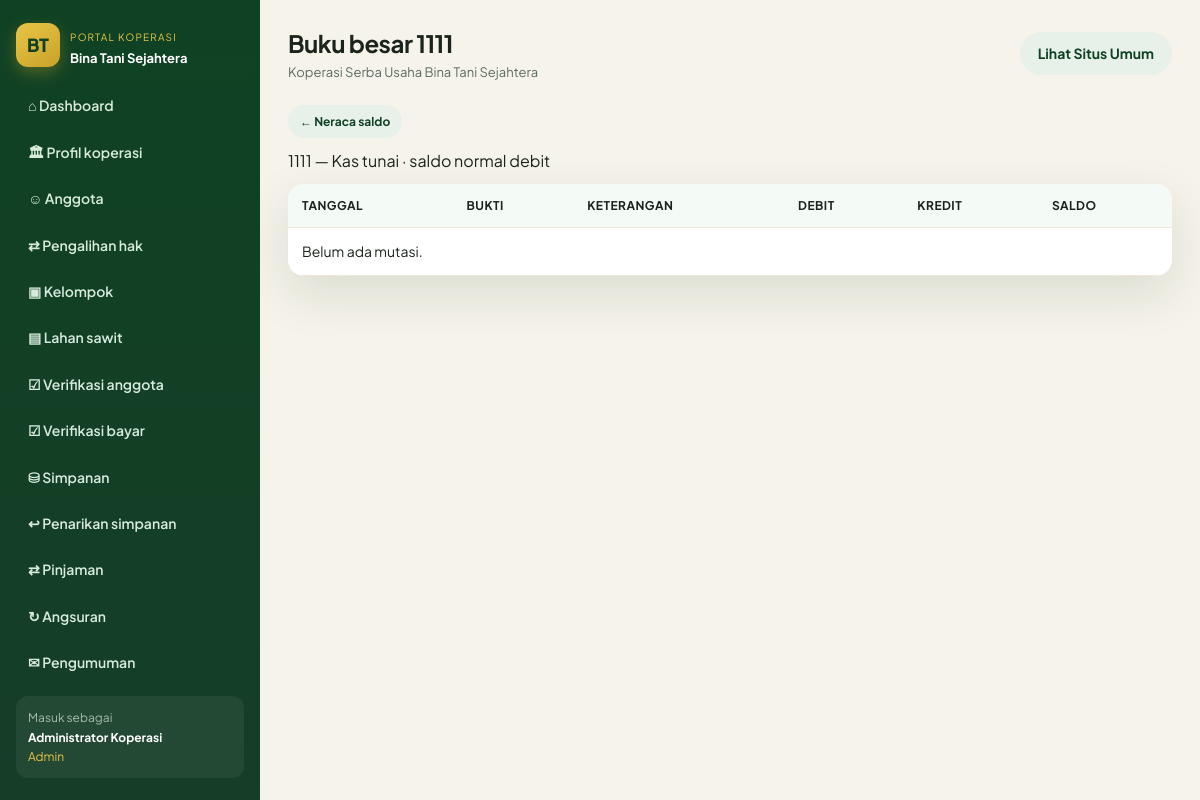
Page /akuntansi_buku.php (signed in) on the committed database.
### tables this page shows
CREATE TABLE IF NOT EXISTS coa_akun (
  kode VARCHAR(10) PRIMARY KEY,
  nama VARCHAR(120) NOT NULL,
  kategori VARCHAR(30) NOT NULL,
  saldo_normal ENUM('debit','kredit') NOT NULL DEFAULT 'debit'
);

CREATE TABLE IF NOT EXISTS pengaturan (
  id INT PRIMARY KEY DEFAULT 1,
  nama_koperasi VARCHAR(150) DEFAULT 'Koperasi Serba Usaha Bina Tani Sejahtera',
  alamat TEXT,
  telepon VARCHAR(30),
  email VARCHAR(80),
  tahun_berdiri YEAR,
  tanggal_berdiri DATE NULL,
  ketua VARCHAR(100),
  visi TEXT,
  misi TEXT,
  bagi_hasil_persen DECIMAL(5,2) NOT NULL DEFAULT 1.00,
  simpanan_pokok DECIMAL(15,2) NOT NULL DEFAULT 500000,
  simpanan_wajib DECIMAL(15,2) NOT NULL DEFAULT 50000
);

### config.php (called while the page is built, shortened)
<?php
function db(): PDO {
    static $pdo = null;
    if ($pdo !== null) {
        return $pdo;
    }
    $attempts = [
        [DB_USER, DB_PASS],
        ['root', ''],
        ['root', 'root'],
        ['koperasi', 'koperasi123'],
    ];
    $last = null;
    foreach ($attempts as [$user, $pass]) {
        try {
            $pdo = new PDO(
                'mysql:host=' . DB_HOST . ';dbname=' . DB_NAME . ';charset=utf8mb4',
                $user,
                $pass,
                [
                    PDO::ATTR_ERRMODE => PDO::ERRMODE_EXCEPTION,
                    PDO::ATTR_DEFAULT_FETCH_MODE => PDO::FETCH_ASSOC,
                ]
            );
            return $pdo;
        } catch (Throwable $e) {
            $last = $e;
        }
    }
    throw $last ?? new RuntimeException('Gagal konek database');
}
function setting(): array {
    static $s = null;
    if ($s === null) {
        $s = db()->query('SELECT * FROM pengaturan WHERE id = 1')->fetch() ?: [];
    }
    return $s;
}
function e($s): string {
    return htmlspecialchars((string)$s, ENT_QUOTES, 'UTF-8');
}
function auth(): ?array {
    if (!empty($_SESSION['user'])) {
        return $_SESSION['user'];
    }
    return null;
}

### akuntansi_buku.php (the view, shortened to what this page needs)
<?php
require __DIR__ . '/config.php';
$kode = preg_replace('/\D/', '', $_GET['kode'] ?? '1111');
$st = db()->prepare('SELECT * FROM coa_akun WHERE kode=?');
$st->execute([$kode]);
$akun = $st->fetch();
$title = 'Buku besar ' . $akun['kode'];
$rows = db()->prepare("SELECT j.tanggal, j.no_bukti, j.keterangan, d.posisi, d.nominal
    FROM jurnal_detail d JOIN jurnal j ON j.id=d.jurnal_id
    WHERE d.kode_akun=? ORDER BY j.tanggal, j.id");
$rows->execute([$kode]);
$rows = $rows->fetchAll();
$saldo = 0;
include __DIR__ . '/includes/app_header.php';
?>
<p><a class="btn btn-ghost btn-sm" href="akuntansi.php">← Neraca saldo</a></p>
<p style="margin:10px 0;"><?= e($akun['kode'].' — '.$akun['nama']) ?> · saldo normal <?= e($akun['saldo_normal']) ?></p>
<div class="table-wrap">
  <table>
    <thead><tr><th>Tanggal</th><th>Bukti</th><th>Keterangan</th><th>Debit</th><th>Kredit</th><th>Saldo</th></tr></thead>
    <tbody>
    <?php foreach ($rows as $r):
      if ($akun['saldo_normal'] === 'debit') {
          $saldo += $r['posisi'] === 'debit' ? (float)$r['nominal'] : -(float)$r['nominal'];
      } else {
          $saldo += $r['posisi'] === 'kredit' ? (float)$r['nominal'] : -(float)$r['nominal'];
      }
    ?>
      <tr>
        <td><?= tgl($r['tanggal']) ?></td>
        <td><?= e($r['no_bukti']) ?></td>
        <td><?= e($r['keterangan']) ?></td>
        <td><?= $r['posisi']==='debit' ? rupiah($r['nominal']) : '—' ?></td>
        <td><?= $r['posisi']==='kredit' ? rupiah($r['nominal']) : '—' ?></td>
        <td><?= rupiah($saldo) ?></td>
      </tr>
    <?php endforeach; if (!$rows): ?>
      <tr><td colspan="6">Belum ada mutasi.</td></tr>
    <?php endif; ?>
    </tbody>
  </table>
</div>
<?php include __DIR__ . '/includes/app_footer.php'; ?>

### includes/app_header.php (shortened to what this page needs)
<?php
$s = setting();
$u = auth();
function nav_active($file) {
    return basename($_SERVER['PHP_SELF']) === $file ? 'active' : '';
}
?>
<!DOCTYPE html>
<html lang="id">
<head>
  <link rel="stylesheet" href="assets/style.css?v=24">
</head>
<body>
<div class="app">
  <aside class="sidebar" id="appSide">
    <div class="side-brand">
      <div class="logo">BT</div>
      <div>
        <small style="color:#e8c547;font-size:10px;letter-spacing:.12em;text-transform:uppercase;">Portal Koperasi</small>
        <strong style="display:block;font-size:13px;color:#fff;">Bina Tani Sejahtera</strong>
      </div>
    </div>
    <nav class="side-nav">
      <a class="<?= nav_active('dashboard.php') ?>" href="dashboard.php">⌂ Dashboard</a>
      <a class="<?= nav_active('profil_koperasi.php') ?>" href="profil_koperasi.php">🏛 Profil koperasi</a>
      <?php if (in_array($u['role'], ['admin','pengurus'])): ?>
        <a class="<?= nav_active('anggota.php') ?>" href="anggota.php">☺ Anggota</a>
        <a class="<?= nav_active('pengalihan.php') ?>" href="pengalihan.php">⇄ Pengalihan hak</a>
        <a class="<?= nav_active('kelompok.php') ?>" href="kelompok.php">▣ Kelompok</a>
        <a class="<?= nav_active('tbs_lahan.php') ?>" href="tbs_lahan.php">▤ Lahan sawit</a>
        <a class="<?= nav_active('verifikasi.php') ?>" href="verifikasi.php">☑ Verifikasi anggota</a>
        <a class="<?= nav_active('verifikasi_bayar.php') ?>" href="verifikasi_bayar.php">☑ Verifikasi bayar</a>
        <a class="<?= nav_active('simpanan.php') ?>" href="simpanan.php">⛁ Simpanan</a>
        <a class="<?= nav_active('penarikan.php') ?>" href="penarikan.php">↩ Penarikan simpanan</a>
        <a class="<?= nav_active('pinjaman.php') ?>" href="pinjaman.php">⇄ Pinjaman</a>
        <a class="<?= nav_active('angsuran.php') ?>" href="angsuran.php">↻ Angsuran</a>
        <a class="<?= nav_active('pengumuman.php') ?>" href="pengumuman.php">✉ Pengumuman</a>
      <?php endif; ?>
    </nav>
    <div style="margin-top:auto;padding:12px;background:rgba(255,255,255,.06);border-radius:12px;font-size:12px;">
      <div style="opacity:.7;">Masuk sebagai</div>
      <strong style="color:#fff;"><?= e($u['nama']) ?></strong>
      <div style="color:#e8c547;text-transform:capitalize;"><?= e($u['role']) ?></div>
    </div>
  </aside>
  <div class="main">
    <div class="topbar">
      <div class="topbar-left">
        <div>
          <h2 style="letter-spacing:-.02em;"><?= e($title ?? 'Dashboard') ?></h2>
          <div style="color:#5c6b60;font-size:13px;"><?= e($s['nama_koperasi']) ?></div>
        </div>
      </div>
      <a class="btn btn-ghost hide-sm" href="index.php" target="_blank">Lihat Situs Umum</a>
    </div>

### assets/style.css (style rules this page uses)
:root { --green: #1b6b3a; --green-d: #0f4224; --green-l: #2d9a56; --leaf: #7cb342; --gold: #c9a227; --gold-l: #e8c547; --cream: #f6f3ea; --sand: #efe8d8; --ink: #1a241c; --muted: #5c6b60; --white: #fff; --card: #fff; --shadow: 0 18px 50px rgba(15, 66, 36, .12); --radius: 18px; --nav-h: 76px; }
* { box-sizing: border-box; margin: 0; padding: 0; }
html { scroll-behavior: smooth; }
body { font-family: "Plus Jakarta Sans", system-ui, sans-serif; color: var(--ink); background: var(--cream); line-height: 1.6; overflow-x: hidden; }
a { color: inherit; text-decoration: none; }
.logo { width: 44px; height: 44px; border-radius: 12px; background: linear-gradient(145deg, var(--gold-l), var(--gold)); display: grid; place-items: center; font-weight: 800; color: var(--green-d); font-size: 18px; box-shadow: 0 6px 16px rgba(201,162,39,.35); }
.btn { display: inline-flex; align-items: center; justify-content: center; gap: 8px; padding: 10px 18px; border-radius: 999px; border: 0; cursor: pointer; font-weight: 700; font-size: 14px; font-family: inherit; }
.btn-ghost { background: #e8f0ea; color: var(--green-d); }
.btn-sm { padding: 7px 12px; font-size: 12px; }
.table-wrap { overflow-x: auto; overflow-y: hidden; background: #fff; border-radius: 16px; box-shadow: var(--shadow); width: 100%; max-width: 100%; -webkit-overflow-scrolling: touch; }
table { width: 100%; border-collapse: collapse; font-size: 14px; }
th, td { padding: 12px 14px; text-align: left; border-bottom: 1px solid #efe8d8; }
th { background: #f4faf5; color: var(--green-d); font-size: 12px; letter-spacing: .04em; text-transform: uppercase; }
.app { display: grid; grid-template-columns: 260px 1fr; min-height: 100vh; }
.sidebar { background: linear-gradient(180deg, #0f4224, #163d27); color: #dceee1; padding: 22px 16px; position: sticky; top: 0; height: 100vh; max-height: 100vh; overflow: hidden; display: flex; flex-direction: column; }
.side-brand { display: flex; gap: 10px; align-items: center; margin-bottom: 16px; color: #fff; flex: 0 0 auto; }
.side-nav { flex: 1 1 auto; min-height: 0; overflow-y: auto; overflow-x: hidden; padding-right: 4px; margin-bottom: 10px; }
.side-nav { scrollbar-color: rgba(232,197,71,.45) transparent; }
.side-nav a { display: flex; gap: 10px; align-items: center; padding: 10px 12px; border-radius: 12px; color: #d7eadc; font-size: 14px; font-weight: 600; margin-bottom: 4px; }
.sidebar > div:last-child { flex: 0 0 auto; }
.main { padding: 24px 28px 48px; min-width: 0; overflow-x: hidden; }
.topbar { display: flex; justify-content: space-between; align-items: center; margin-bottom: 22px; }
.topbar-left { display: flex; align-items: center; gap: 10px; min-width: 0; }
@media (min-width: 961px) { .sidebar { transform: none !important; position: sticky; } }
th a.th-sort, th.th-click { color: inherit; text-decoration: none; cursor: pointer; user-select: none; }

### rows in the picture
coa_akun: kode "Buku besar 1111", kode+nama "1111 — Kas tunai", saldo_normal "debit"
pengaturan: nama_koperasi "Koperasi Serba Usaha Bina Tani Sejahtera"

### other values in the picture
$u['nama'] "Administrator Koperasi"
$u['role'] "Admin"
